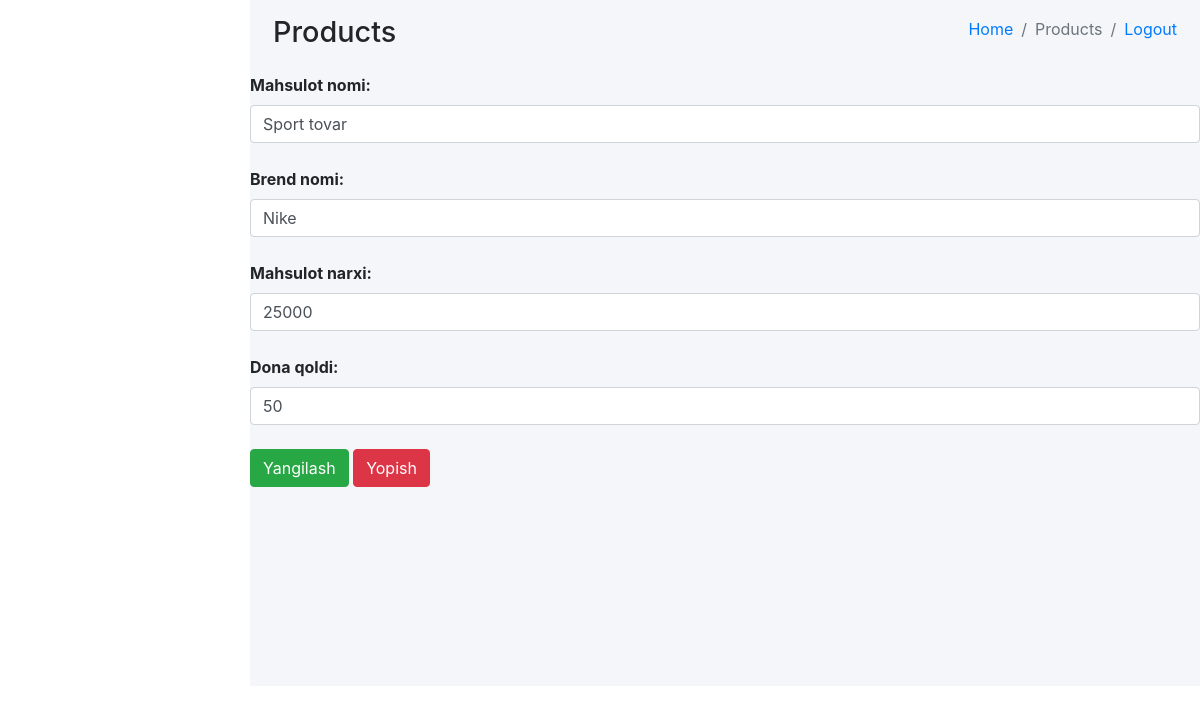
/asosiy/mahsulotlar_update/3/, run on an earlier commit of the app's database.
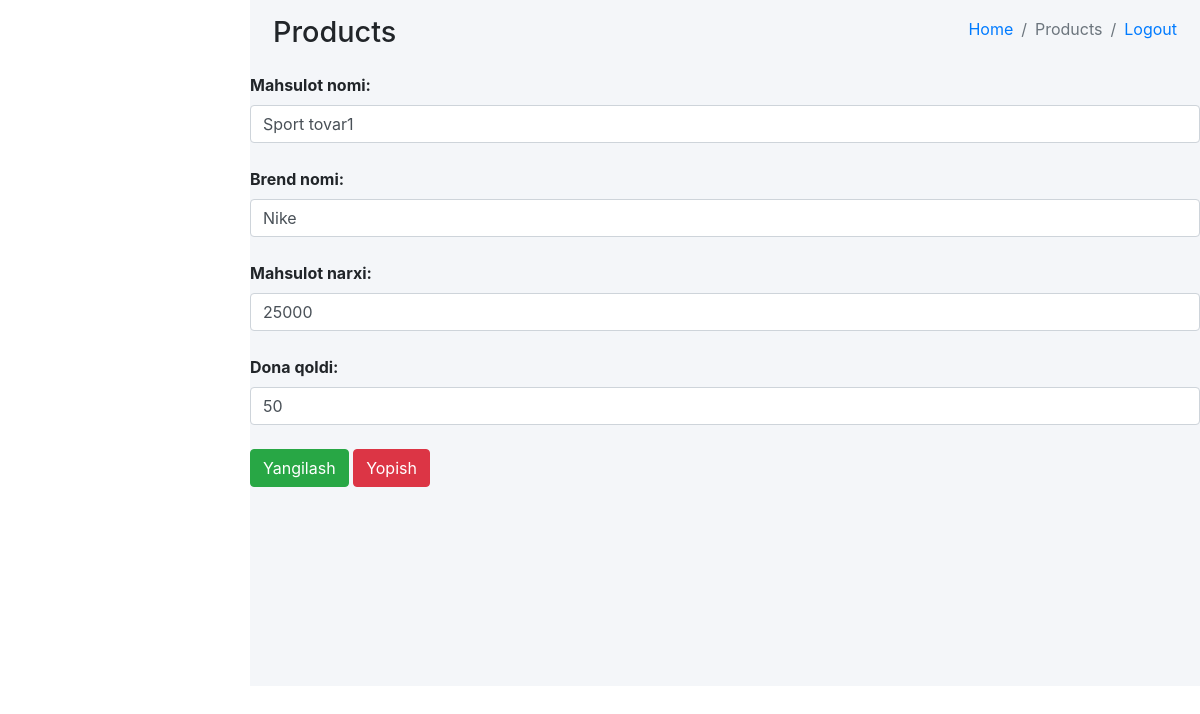
And on a later commit of the database.
### asosiy/models.py (models this page shows, shortened)
class Mahsulot(models.Model):
    nom = models.CharField(max_length=50)
    brend = models.CharField(max_length=50)
    olchov = models.CharField(max_length=50)
    narx = models.PositiveIntegerField()
    miqdor = models.PositiveSmallIntegerField()
    kelgan_sana = models.DateField(null=True, blank=True)
    ombor = models.ForeignKey(Ombor, on_delete=models.CASCADE)

### asosiy/views.py (the view, shortened to what this page needs)
# urls.py: path("mahsulotlar_update/<int:son>/", MahsulotlarUpdateView.as_view())
class MahsulotlarUpdateView(View):
    def get(self, request, son):
        content = {
            "mahsulot": Mahsulot.objects.get(id=son)
        }
        return render(request, "product_update.html", content)

### templates/product_update.html (shortened to what this page needs)
<!DOCTYPE html>
<html lang="en">
<head>
    {% load static %}
  <link rel="stylesheet" href="{% static 'plugins/fontawesome-free/css/all.min.css' %}">
  <link rel="stylesheet" href="{% static 'https://code.ionicframework.com/ionicons/2.0.1/css/ionicons.min.css' %}">
  <link rel="stylesheet" href="{% static 'dist/css/adminlte.min.css' %}">
  <link rel="stylesheet" href="{% static 'https://maxcdn.bootstrapcdn.com/bootstrap/4.5.2/css/bootstrap.min.css' %}">
</head>
<body class="hold-transition sidebar-mini">
<div class="wrapper">
  <div class="content-wrapper">
    <div class="content-header">
      <div class="container-fluid">
        <div class="row mb-2">
          <div class="col-sm-6">
            <h1 class="m-0">Products</h1>
          </div>
          <div class="col-sm-6">
            <ol class="breadcrumb float-sm-right">
              <li class="breadcrumb-item"><a href="#">Home</a></li>
              <li class="breadcrumb-item active">Products</li>
              <li class="breadcrumb-item"><a href="#">Logout</a></li>
            </ol>
          </div>
        </div>
      </div>
    </div>
          <form method="post" id="edit-product-form"> {% csrf_token %}
              <label for="edit-product-name">Mahsulot nomi:</label>
              <input type="text" name="nom" value="{{ mahsulot.nom }}" placeholder="Mahsulot nomi..." id="edit-product-name" class="form-control" required>
                <br>
              <label for="edit-product-name">Brend nomi:</label>
              <input type="text" name="brend" value="{{ mahsulot.brend }}" placeholder="Brend nomi..." id="edit-product-brend" class="form-control" required>
              <br>
              <label for="edit-product-name">Mahsulot narxi:</label>
              <input type="number" name="narx" value="{{ mahsulot.narx }}" placeholder="Mahsulot narxi..." id="edit-product-price" class="form-control" required>
              <br>
              <label for="edit-product-name">{{ mahsulot.olchov }} qoldi:</label>
              <input type="number" name="miqdor" value="{{ mahsulot.miqdor }}" placeholder="Dona qoldi..." id="edit-product-amount" class="form-control" required>
              <br>
            <button type="submit" class="btn btn-success">Yangilash</button>
            <a href="/goods/"><button type="button" class="btn btn-danger" data-dismiss="modal">Yopish</button></a>
      </form>
</body>
</html>

What changed in the data, as far as the page shows it:
changed Mahsulot "Dona": nom "Sport tovar" → "Sport tovar1"
